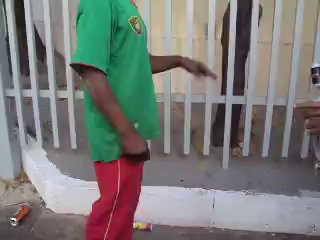
#> input picture frame 0 of yt_videos/FcmfoPqPxB8.mp4, 320 x 240 px
$ python benchmark.py
#> lines starting #> are read from the running program, lines starting #| are printed output that depends on the picture
### methods/template_match.py
import cv2
from methods.base import TrackerMethod

class TemplateMatchTracker(TrackerMethod):
    def __init__(self, init_frame, roi, method=cv2.TM_CCOEFF_NORMED):
        x, y, w, h = map(int, roi)
        self.template = cv2.cvtColor(init_frame[y:y+h, x:x+w], cv2.COLOR_BGR2GRAY)
        self.w, self.h = w, h
        self.method = method

    def update(self, frame):
        gray = cv2.cvtColor(frame, cv2.COLOR_BGR2GRAY)
        res = cv2.matchTemplate(gray, self.template, self.method)
        min_val, max_val, min_loc, max_loc = cv2.minMaxLoc(res)
        if self.method in [cv2.TM_SQDIFF, cv2.TM_SQDIFF_NORMED]:
            top_left = min_loc
            score = -min_val
        else:
            top_left = max_loc
            score = max_val
        bbox = (top_left[0], top_left[1], self.w, self.h)
        return bbox, float(score)

### YTBBLoader.py
import cv2
import pandas as pd
import os


class YTBBLoader:
    def __init__(self, csv_path, videos_folder):
#> called with csv_path = 'ytbb_subset.csv', videos_folder = 'yt_videos'
        self.df = pd.read_csv(csv_path)
#> (reads ytbb_subset.csv from the repository)
        self.videos_folder = videos_folder

        # Convert
        self.df['bbox'] = self.df.apply(self._norm_to_bbox, axis=1)

    def _norm_to_bbox(self, row):
        return (row['xmin'], row['ymin'], row['xmax'], row['ymax'])

    def iter_video_segments(self, paths_only=False):
        grouped = self.df.groupby(['youtube_id', 'object_id'])
        for (yt_id, obj_id), group in grouped:
            video_path = os.path.join(self.videos_folder, yt_id + ".mp4")
            if not os.path.exists(video_path):
                print(f"[WARN] Video {video_path} not found, skipping")
                continue

            width = height = None
            if not paths_only:
                cap = cv2.VideoCapture(video_path)
                width = int(cap.get(cv2.CAP_PROP_FRAME_WIDTH))
                height = int(cap.get(cv2.CAP_PROP_FRAME_HEIGHT))
            else:
                cap_tmp = cv2.VideoCapture(video_path)
                width = int(cap_tmp.get(cv2.CAP_PROP_FRAME_WIDTH))
                height = int(cap_tmp.get(cv2.CAP_PROP_FRAME_HEIGHT))
                cap_tmp.release()

            # Convert bbox to pixels
            gt_bboxes = {}
            fps = 30.0  # fallback
            if not paths_only:
                fps = cap.get(cv2.CAP_PROP_FPS) or 30.0
            else:
                cap_tmp = cv2.VideoCapture(video_path)
                fps = cap_tmp.get(cv2.CAP_PROP_FPS) or 30.0
                cap_tmp.release()

            for _, row in group.iterrows():
                x0 = row['xmin'] * width
                x1 = row['xmax'] * width
                y0 = row['ymin'] * height
                y1 = row['ymax'] * height
                w = x1 - x0
                h = y1 - y0
                frame_idx = int(row['timestamp_ms'] / 1000.0 * fps)
                gt_bboxes[frame_idx] = (int(x0), int(y0), int(w), int(h))

            if paths_only:
                yield video_path, gt_bboxes
            else:
                yield cap, gt_bboxes

### benchmark.py
import cv2
import numpy as np
import pandas as pd
import time
import os
from multiprocessing import Pool, Lock, Manager
from YTBBLoader import YTBBLoader
from evaluate import compute_iou, compute_accuracy
from methods.opencv_trackers import OpenCVTracker
from methods.orb_match import ORBTracker
from methods.template_match import TemplateMatchTracker
from methods.bitplane import BitplaneTracker
from methods.bitplane_hist import BitplaneHistTracker
from methods.homography import HomographyTracker
from methods.bitplane_ens import BitplaneEnsembleTracker

# -------------------------------Paramètres globaux
csv_path = "ytbb_subset.csv"
videos_folder = "yt_videos"
MAX_FRAMES = 300
N_PROCESSES = 4
SHOW_PREVIEW = False
OUTPUT_CSV = "benchmark_results.csv"
BATCH_SIZE = 2

def create_template_tracker(frame, roi):
    return TemplateMatchTracker(frame, roi)

def create_bitplane_tracker(frame, roi):
    return BitplaneTracker(frame, roi)

def create_bitplane_hist_tracker(frame, roi):
    return BitplaneHistTracker(frame, roi)

def create_homography_tracker(frame, roi):
    return HomographyTracker(frame, roi)

def create_mosse_tracker(init_frame, roi):
    return OpenCVTracker(init_frame, roi, tracker_type="MOSSE")

def create_kcf_tracker(init_frame, roi):
    return OpenCVTracker(init_frame, roi, tracker_type="KCF")

def create_csrt_tracker(init_frame, roi):
    return OpenCVTracker(init_frame, roi, tracker_type="CSRT")

def create_orb_tracker(init_frame, roi):
    return ORBTracker(init_frame, roi)

def create_bitplane_ens_tracker(init_frame, roi):
    return BitplaneEnsembleTracker(init_frame, roi)


# Trackers à tester
trackers_to_test = [
    ("TemplateMatch", create_template_tracker),
    ("BitPlane", create_bitplane_tracker),
    ("BitPlaneHist", create_bitplane_hist_tracker),
    ("BitplaneEns", create_bitplane_ens_tracker),
    ("Homography", create_homography_tracker),
    ("MOSSE", create_mosse_tracker),
    ("KCF", create_kcf_tracker),
    ("CSRT", create_csrt_tracker),
    ("ORB", create_orb_tracker),
]

# ------------------------------- Benchmark
def benchmark_video(args):
    video_path, gt_bboxes, method_name, tracker_factory = args

    cap = cv2.VideoCapture(video_path)
    if not cap.isOpened() or not gt_bboxes:
        return None

    first_frame_idx, roi = None, None
    for idx in sorted(gt_bboxes.keys()):
        cap.set(cv2.CAP_PROP_POS_FRAMES, idx)
        ret, frame = cap.read()
        if not ret:
            continue
        x, y, w, h = map(int, gt_bboxes[idx])
        H, W = frame.shape[:2]
        if w > 0 and h > 0 and x >= 0 and y >= 0 and x+w <= W and y+h <= H:
            first_frame_idx = idx
            roi = (x, y, w, h)
            break

    if roi is None:
        cap.release()
        return None

    tracker = tracker_factory(frame, roi)
#> in update, `min_val, max_val, min_loc, max_loc = cv2.minMaxLoc(res)`: min_val = -0.0439; max_val = 1; min_loc = (5, 0); max_loc = (67, 0)
#> in update, `score = max_val`: score = 1
#> in update, `bbox = (top_left[0], top_left[1], self.w, self.h)`: bbox = (67, 0, 152, 240)
#> in benchmark_video, `bbox, score = tracker.update(frame)`: score = 1
    tracked_bboxes = []
    ground_truth_bboxes = []
    fps_list = []

    cap.set(cv2.CAP_PROP_POS_FRAMES, first_frame_idx)
    frame_id = first_frame_idx
    frame_count = 0

    while True:
        ret, frame = cap.read()
#> in benchmark_video, `bbox, score = tracker.update(frame)`: bbox = (64, 0, 152, 240); score = 0.814
#> in benchmark_video, `bbox, score = tracker.update(frame)`: bbox = (59, 0, 152, 240); score = 0.657
#> in benchmark_video, `bbox, score = tracker.update(frame)`: bbox = (77, 0, 152, 240); score = 0.616
#> in benchmark_video, `bbox, score = tracker.update(frame)`: bbox = (79, 0, 152, 240); score = 0.621
#> in benchmark_video, `bbox, score = tracker.update(frame)`: bbox = (81, 0, 152, 240); score = 0.6
#> in benchmark_video, `bbox, score = tracker.update(frame)`: bbox = (83, 0, 152, 240); score = 0.58
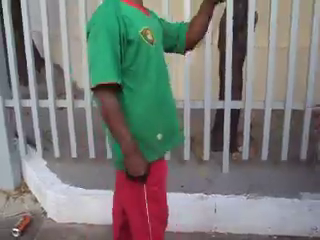
#> input picture frame 7 of yt_videos/FcmfoPqPxB8.mp4, 320 x 240 px
#> in benchmark_video, `bbox, score = tracker.update(frame)`: bbox = (86, 0, 152, 240); score = 0.524
#> in benchmark_video, `bbox, score = tracker.update(frame)`: bbox = (88, 0, 152, 240); score = 0.479
#> in benchmark_video, `bbox, score = tracker.update(frame)`: bbox = (90, 0, 152, 240); score = 0.482
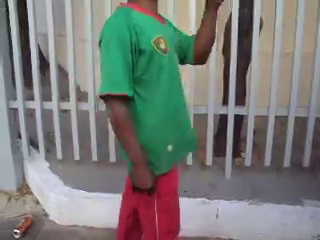
#> input picture frame 10 of yt_videos/FcmfoPqPxB8.mp4, 320 x 240 px
#> in benchmark_video, `bbox, score = tracker.update(frame)`: bbox = (90, 0, 152, 240); score = 0.478
#> in benchmark_video, `bbox, score = tracker.update(frame)`: bbox = (88, 0, 152, 240); score = 0.45
#> in benchmark_video, `bbox, score = tracker.update(frame)`: bbox = (87, 0, 152, 240); score = 0.426
#> in benchmark_video, `bbox, score = tracker.update(frame)`: bbox = (104, 0, 152, 240); score = 0.451
#> in benchmark_video, `bbox, score = tracker.update(frame)`: bbox = (100, 0, 152, 240); score = 0.492
#> in benchmark_video, `bbox, score = tracker.update(frame)`: bbox = (98, 0, 152, 240); score = 0.524
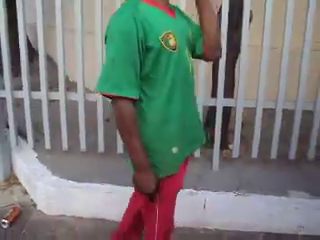
#> input picture frame 16 of yt_videos/FcmfoPqPxB8.mp4, 320 x 240 px
#> in benchmark_video, `bbox, score = tracker.update(frame)`: bbox = (99, 0, 152, 240); score = 0.553
#> in benchmark_video, `bbox, score = tracker.update(frame)`: bbox = (102, 0, 152, 240); score = 0.521
#> in benchmark_video, `bbox, score = tracker.update(frame)`: bbox = (121, 0, 152, 240); score = 0.497
#> in benchmark_video, `bbox, score = tracker.update(frame)`: bbox = (122, 0, 152, 240); score = 0.515
#> in benchmark_video, `bbox, score = tracker.update(frame)`: bbox = (124, 0, 152, 240); score = 0.53
#> in benchmark_video, `bbox, score = tracker.update(frame)`: bbox = (127, 0, 152, 240); score = 0.519
#> in benchmark_video, `bbox, score = tracker.update(frame)`: bbox = (127, 0, 152, 240); score = 0.508
#> in benchmark_video, `bbox, score = tracker.update(frame)`: bbox = (147, 0, 152, 240); score = 0.526
#> in benchmark_video, `bbox, score = tracker.update(frame)`: bbox = (150, 0, 152, 240); score = 0.508
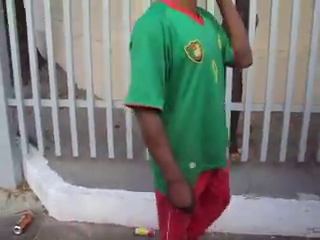
#> input picture frame 25 of yt_videos/FcmfoPqPxB8.mp4, 320 x 240 px
#> in benchmark_video, `bbox, score = tracker.update(frame)`: bbox = (146, 0, 152, 240); score = 0.483
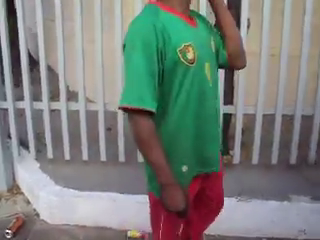
#> input picture frame 26 of yt_videos/FcmfoPqPxB8.mp4, 320 x 240 px
#> in benchmark_video, `bbox, score = tracker.update(frame)`: bbox = (139, 0, 152, 240); score = 0.456
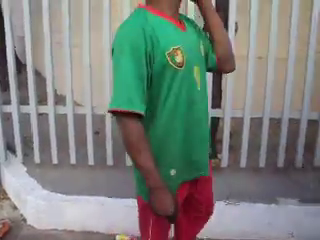
#> input picture frame 27 of yt_videos/FcmfoPqPxB8.mp4, 320 x 240 px
#> in benchmark_video, `bbox, score = tracker.update(frame)`: bbox = (142, 0, 152, 240); score = 0.414
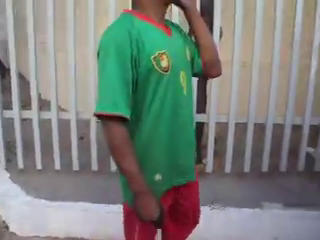
#> input picture frame 28 of yt_videos/FcmfoPqPxB8.mp4, 320 x 240 px
        if not ret or frame_count >= MAX_FRAMES:
            break

        start = time.time()
        bbox, score = tracker.update(frame)
#> bbox = (129, 0, 152, 240); score = 0.387
        fps_list.append(1.0 / max(time.time() - start, 1e-6))

        tracked_bboxes.append(bbox)
        ground_truth_bboxes.append(gt_bboxes.get(frame_id, None))

        if SHOW_PREVIEW:
            if frame_id in gt_bboxes:
                xg, yg, wg, hg = map(int, gt_bboxes[frame_id])
                cv2.rectangle(frame, (xg, yg), (xg + wg, yg + hg), (0, 255, 0), 2)
                cv2.putText(frame, "Ground Truth", (xg, yg - 5), cv2.FONT_HERSHEY_SIMPLEX, 0.5, (0, 255, 0), 2)

            if bbox:
                xt, yt, wt, ht = map(int, bbox)
                cv2.rectangle(frame, (xt, yt), (xt + wt, yt + ht), (0, 0, 255), 2)
                cv2.putText(frame, f"{method_name}", (xt, yt - 5),
                            cv2.FONT_HERSHEY_SIMPLEX, 0.5, (0, 0, 255), 2)

                if frame_id in gt_bboxes:
                    iou = compute_iou(bbox, gt_bboxes[frame_id])
                    cv2.putText(frame, f"IoU {iou:.2f}", (10, 30),
                                cv2.FONT_HERSHEY_SIMPLEX, 0.7, (0, 255, 255), 2)

            frame_id += 1
            frame_count += 1
            cv2.imshow("Benchmark Visual", frame)
            if cv2.waitKey(1) == 27:  # ESC pour quitter
                break
    cap.release()

    avg_fps = np.mean(fps_list) if fps_list else 0
    acc = compute_accuracy(tracked_bboxes, ground_truth_bboxes)

    return {
        "method": method_name,
        "video": os.path.basename(video_path),
        "fps": avg_fps,
        "latency_ms": 1000.0 / max(avg_fps, 1e-6),
        "accuracy": acc
    }

# -------------------------------
# Callback pour écriture CSV par batch
# -------------------------------
def save_result_batch(buffer, output_csv, lock):
    """Écrit le batch dans le CSV et vide le buffer"""
    if not buffer:
        return

    df = pd.DataFrame(buffer)

    with lock:  # éviter collision entre process
        file_exists = os.path.exists(output_csv)
        df.to_csv(output_csv, mode='a', header=not file_exists, index=False)

    buffer.clear()

# -------------------------------
# Lancer le benchmark
# -------------------------------
if __name__ == "__main__":
    if os.path.exists(OUTPUT_CSV):
        os.remove(OUTPUT_CSV)  # reset CSV

    loader = YTBBLoader(csv_path, videos_folder)
    all_tasks = []
    for method_name, tracker_factory in trackers_to_test:
        for video_path, gt_bboxes in loader.iter_video_segments(paths_only=True):
            all_tasks.append((video_path, gt_bboxes, method_name, tracker_factory))

    print(f"[INFO] {len(all_tasks)} tâches à traiter ({len(trackers_to_test)} méthodes * vidéos)")

    buffer = []         # local batch buffer
    batch_size = 5      # write every 5 results

    with Pool(processes=N_PROCESSES) as pool:
        for result in pool.imap_unordered(benchmark_video, all_tasks):
            buffer.append(result)

            if len(buffer) >= batch_size:
                df = pd.DataFrame(buffer)
                file_exists = os.path.exists(OUTPUT_CSV)
                df.to_csv(OUTPUT_CSV, mode='a', header=not file_exists, index=False)
                buffer.clear()  # reset batch

    # flush remaining results
    if buffer:
        df = pd.DataFrame(buffer)
        file_exists = os.path.exists(OUTPUT_CSV)
        df.to_csv(OUTPUT_CSV, mode='a', header=not file_exists, index=False)

    print(f"[INFO] Benchmark terminé. Résultats dans {OUTPUT_CSV}")
